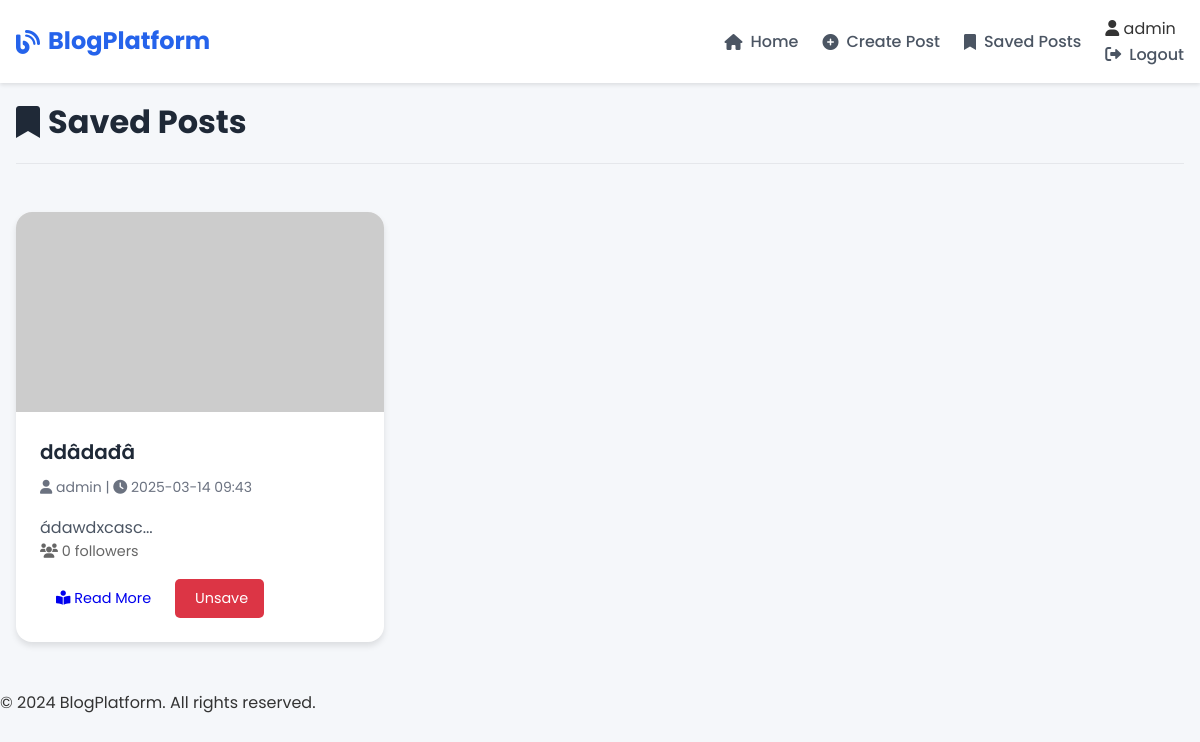
Page /my_saved_posts (signed in) on the earlier database version.
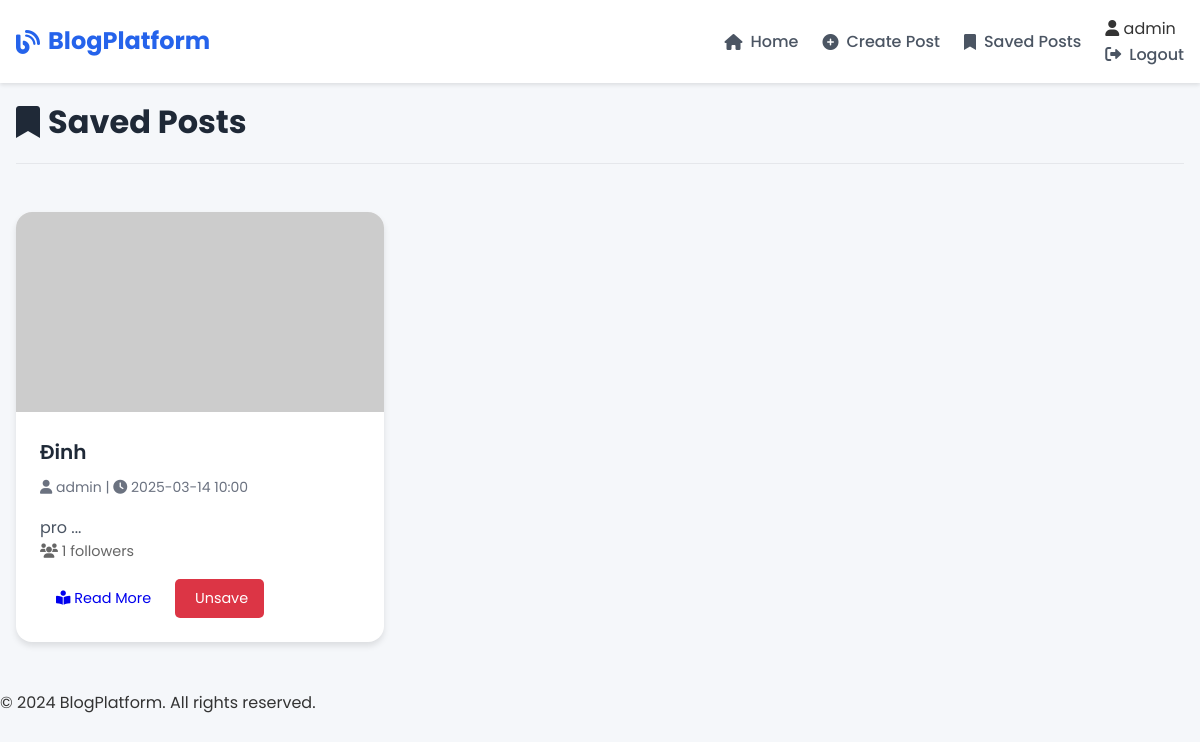
Same page on the later database version.
### tables this page shows
CREATE TABLE posts (
    id INTEGER PRIMARY KEY AUTOINCREMENT,
    title TEXT NOT NULL,
    content TEXT NOT NULL,
    image_url TEXT NOT NULL,
    created_at TIMESTAMP DEFAULT CURRENT_TIMESTAMP,
    updated_at TIMESTAMP DEFAULT CURRENT_TIMESTAMP,
    author_id INTEGER NOT NULL,
    FOREIGN KEY (author_id) REFERENCES users (id)
);

CREATE TABLE users (
    id INTEGER PRIMARY KEY AUTOINCREMENT,
    username TEXT UNIQUE NOT NULL,
    password TEXT NOT NULL,
    is_actor INTEGER DEFAULT 0  -- 0: normal user, 1: actor
);

### app.py (the view)
@app.route('/my_saved_posts')
@login_required
def my_saved_posts():
    db = get_db()
    posts = db.execute('''
        SELECT p.*, u.username,
        (SELECT COUNT(*) FROM follows WHERE post_id = p.id) as follow_count,
        1 as is_saved
        FROM posts p
        JOIN users u ON p.author_id = u.id
        JOIN saved_posts sp ON p.id = sp.post_id
        WHERE sp.user_id = ?
        ORDER BY sp.created_at DESC
    ''', (g.user['id'],)).fetchall()
    return render_template('saved_posts.html', posts=posts)

### app.py (called while the page is built)
def login_required(f):
    @wraps(f)
    def decorated_function(*args, **kwargs):
        if g.user is None:
            flash('Vui lòng đăng nhập để tiếp tục', 'error')
            return redirect(url_for('login'))
        return f(*args, **kwargs)
    return decorated_function

def get_db():
    if 'db' not in g:
        g.db = sqlite3.connect(app.config['DATABASE'])
        g.db.row_factory = sqlite3.Row
    return g.db

@app.before_request
def load_logged_in_user():
    user_id = session.get('user_id')
    if user_id is None:
        g.user = None
    else:
        g.user = get_db().execute(
            'SELECT * FROM users WHERE id = ?', (user_id,)
        ).fetchone()

@app.context_processor
def utility_processor():
    return dict(g=g)

@app.template_filter('format_datetime')
def format_datetime(value):
    if isinstance(value, str):
        try:
            value = datetime.strptime(value, '%Y-%m-%d %H:%M:%S')
        except ValueError:
            return value
    return value.strftime('%Y-%m-%d %H:%M')

### templates/saved_posts.html (shortened to what this page needs)
{% extends "base.html" %}
{% block content %}
<div class="container">
    <div class="page-header">
        <h1><i class="fas fa-bookmark"></i> Saved Posts</h1>
    </div>
    {% if posts %}
        <div class="posts-grid">
            {% for post in posts %}
                <div class="post-card">
                    <div class="post-image">
                        <img src="{{ post.image_url }}" alt="{{ post.title }}">
                    </div>
                    <div class="post-content">
                        <h2 class="post-title">{{ post.title }}</h2>
                        <p class="post-meta">
                            <i class="fas fa-user"></i> {{ post.username }} |
                            <i class="fas fa-clock"></i> {{ post.created_at|format_datetime }}
                        </p>
                        <p class="post-excerpt">{{ post.content[:150] }}...</p>
                        <div class="post-stats">
                            <span><i class="fas fa-users"></i> {{ post.follow_count }} followers</span>
                        </div>
                        <div class="post-actions">
                            <a href="{{ url_for('post_detail', post_id=post.id) }}" class="button primary">
                                <i class="fas fa-book-reader"></i> Read More
                            </a>
                            <a href="{{ url_for('save_post', post_id=post.id) }}" class="button delete">
                                 Unsave
                            </a>
                        </div>
                    </div>
                </div>
            {% endfor %}
        </div>
    {% endif %}
</div>
{% endblock %}

Differences in the rows shown:
removed posts: title "ddâdađâ", username "admin", created_at "2025-03-14 09:43", content "ádawdxcasc", follow_count "0"
added posts: title "Đinh", username "admin", created_at "2025-03-14 10:00", content "pro", follow_count "1"
